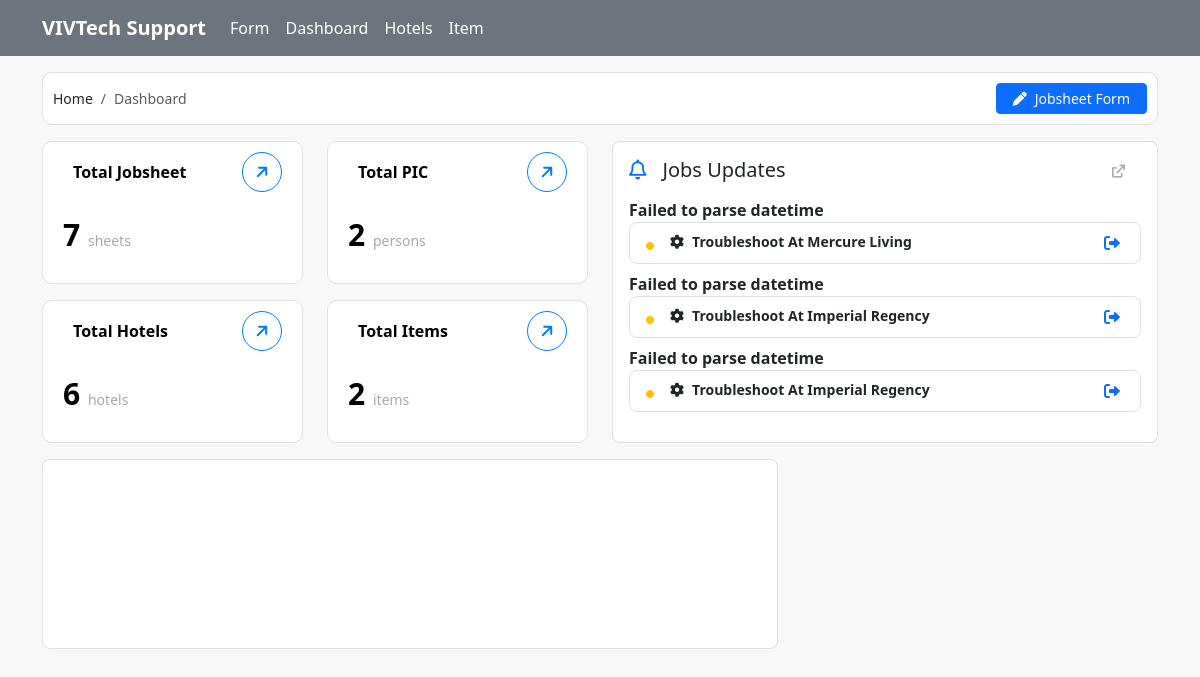
/dashboard.php, run on an earlier commit of the app's database.
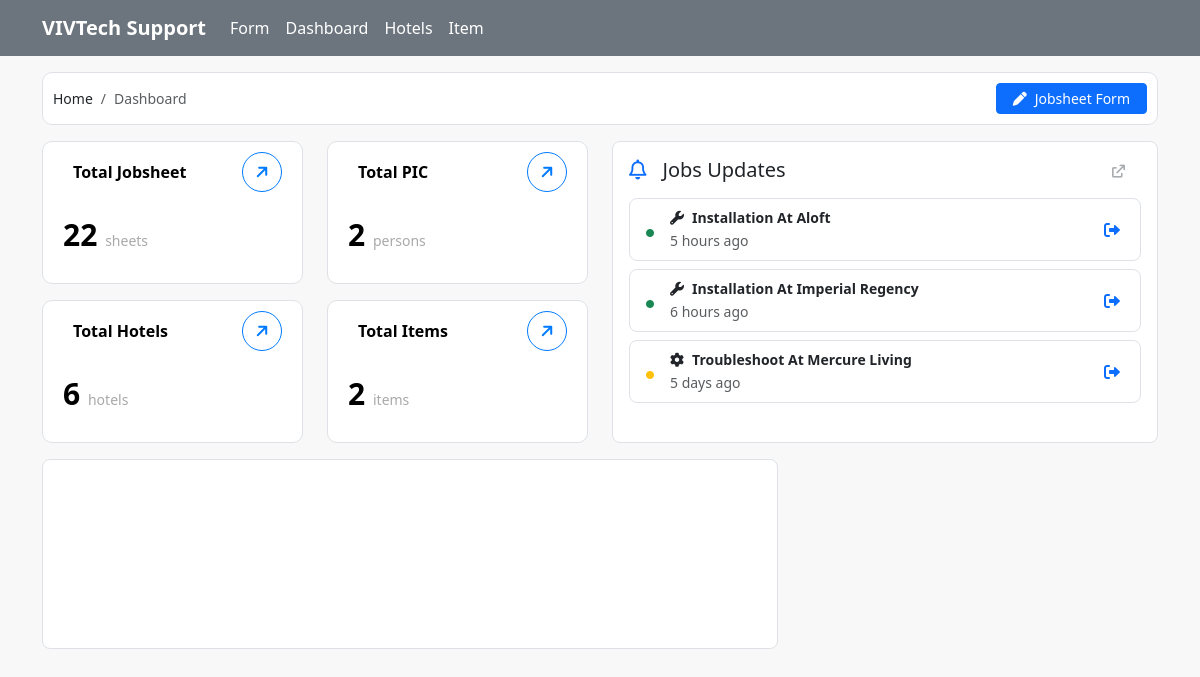
And on a later commit of the database.
### tables this page shows
CREATE TABLE `jobsheet` (
  `id` int(11) NOT NULL,
  `date` date DEFAULT NULL,
  `time` time DEFAULT NULL,
  `description` text DEFAULT NULL,
  `hotel_id` int(11) DEFAULT NULL,
  `person_id` int(11) DEFAULT NULL,
  `task_type` varchar(45) NOT NULL DEFAULT 'troubleshoot'
);

CREATE TABLE `hotel` (
  `id` int(11) NOT NULL,
  `name` varchar(50) NOT NULL,
  `state` varchar(45) NOT NULL
);

### dashboard.php (the view, shortened to what this page needs)
<?php
include 'db.php';
$jobsheetResult = $conn->query("
SELECT
    j.*,
    DATE_FORMAT(j.date, '%d %M %Y') AS date,
    TIME_FORMAT(j.time, '%H:%i %p') AS time,
    h.name AS hotel_name,
    p.picname AS person_name,
    p.email AS person_email,
    GROUP_CONCAT(CONCAT(i.name, ' (x', ji.quantity, ')') SEPARATOR ', ') AS items_used
FROM
    jobsheet j
JOIN
    hotel h ON j.hotel_id = h.id
LEFT JOIN
    hotel_person p ON j.person_id = p.picid
LEFT JOIN
    jobsheet_items ji ON j.id = ji.jobsheet_id
LEFT JOIN
    items i ON ji.item_id = i.id
GROUP BY
    j.id
ORDER BY
    j.date DESC, j.time DESC
LIMIT 3;
");
?>
<!DOCTYPE html>
<html lang="en">
<head>
    <link href="https://cdn.jsdelivr.net/npm/bootstrap@5.3.7/dist/css/bootstrap.min.css" rel="stylesheet"
>
    <link rel="stylesheet" href="https://cdn.datatables.net/2.3.2/css/dataTables.dataTables.css" />
    <link rel="stylesheet" href="https://cdnjs.cloudflare.com/ajax/libs/font-awesome/6.0.0-beta3/css/all.min.css">
    <link rel="stylesheet" href="style.css">
</head>
<body>
    <div class="container">
        <div class="row my-3">
            <div class="col-lg-12">
                <div class="breadcrumb-container d-flex flex-row bg-white justify-content-between align-items-center">
                    <nav aria-label="breadcrumb" class="">
                        <ol class="breadcrumb">
                            <li class="breadcrumb-item"><a class="text-decoration-none text-dark"
                                    href="index.php">Home</a>
                            </li>
                            <li class="breadcrumb-item active" aria-current="page">Dashboard</li>
                        </ol>
                    </nav>
                    <div>
                        <a href="index.php" class="btn btn-sm btn-primary px-3"><i
                                class="fa-solid fa-pen pe-2"></i>Jobsheet
                            Form</a>
                    </div>
                </div>
            </div>
        </div>
        <div class="row">
            <div class="col-lg-6 col-12">
                <div>
                    <div class="row">
                        <div class="col-lg-6 col-12 mb-sm-3 mb-lg-0">
                            <div class="border count-box box">
                                <div class="count-header">
                                    <p class="mb-0 count-title">Total Jobsheet</p>
                                    <div class="link-box ">
                                        <a href="#"><i class="fa-solid fa-arrow-up"></i></a>
                                    </div>
                                </div>
                                <div class="count-body">
                                    <p>
                                        <?php
                                        $stmt = $conn->prepare("SELECT COUNT(*) AS total_jobsheet FROM jobsheet");
                                        $stmt->execute();
                                        $result = $stmt->get_result();
                                        $row = $result->fetch_assoc();
                                        echo $row['total_jobsheet'];
                                        ?>
                                        <span>sheets</span>
                                    </p>
                                </div>
                            </div>
                        </div>
                        <div class="col-lg-6 col-12">
                            <div class="border count-box box">
                                <div class="count-header">
                                    <p class="mb-0 count-title">Total PIC</p>
                                    <div class="link-box ">
                                        <a href="#"><i class="fa-solid fa-arrow-up"></i></a>
                                    </div>
                                </div>
                                <div class="count-body">
                                    <p>
                                        <?php
                                        $stmt = $conn->prepare("SELECT COUNT(*) AS total_pic FROM hotel_person");
                                        $stmt->execute();
                                        $result = $stmt->get_result();
                                        $row = $result->fetch_assoc();
                                        echo $row['total_pic'];
                                        ?>
                                        <span>persons</span>
                                    </p>
                                </div>
                            </div>
                        </div>
                    </div>
                    <div class="row mt-3">
                        <div class="col-lg-6 col-12 mb-sm-3 mb-lg-0 mb-3">
                            <div class="border count-box box">
                                <div class="count-header">
                                    <p class="mb-0 count-title">Total Hotels</p>
                                    <div class="link-box ">
                                        <a href="#"><i class="fa-solid fa-arrow-up"></i></a>
                                    </div>
                                </div>
                                <div class="count-body">
                                    <p>
                                        <?php
                                        $stmt = $conn->prepare("SELECT COUNT(*) AS total_hotel FROM hotel");
                                        $stmt->execute();
                                        $result = $stmt->get_result();
                                        $row = $result->fetch_assoc();
                                        echo $row['total_hotel'];
                                        ?>
                                        <span>hotels</span>
                                    </p>
                                </div>
                            </div>
                        </div>
                        <div class="col-lg-6 col-12">
                            <div class="border count-box box mb-sm-3 mb-lg-0 mb-3">
                                <div class="count-header">
                                    <p class="mb-0 count-title">Total Items</p>
                                    <div class="link-box ">
                                        <a href="#"><i class="fa-solid fa-arrow-up"></i></a>
                                    </div>
                                </div>
                                <div class="count-body">
                                    <p>
                                        <?php
                                        $stmt = $conn->prepare("SELECT COUNT(*) AS total_items FROM items");
                                        $stmt->execute();
                                        $result = $stmt->get_result();
                                        $row = $result->fetch_assoc();
                                        echo $row['total_items'];
                                        ?>
                                        <span>items</span>
                                    </p>
                                </div>
                            </div>
                        </div>
                    </div>
                </div>
            </div>
            <div class="col-lg-6 col-12">
                <div class="border bg-white rounded-3 p-3 h-100 fw-bold">
                    <div class="job-list-header d-flex justify-content-between">
                        <h5 class="mb-3"><i class="fa-regular text-primary fa-bell pe-3"></i>Jobs Updates</h5>
                        <div data-bs-toggle="tooltip" data-bs-placement="top" title="View All">
                            <a target="_blank" href="jobsheet-list.php" class="text-grey px-3">
                                <i class="fa-solid fa-arrow-up-right-from-square" style="font-size: 13px;"></i>
                            </a>
                        </div>
                    </div>
                    <?php while ($row = $jobsheetResult->fetch_assoc()): ?>
                        <?php
                        $datetime1 = new DateTime('now', new DateTimeZone('Asia/Kuala_Lumpur'));
                        $datetimeString = $row['date'] . ' ' . $row['time'];
                        $datetime2 = DateTime::createFromFormat('d F Y h:i A', $datetimeString, new DateTimeZone('Asia/Kuala_Lumpur'));
                        if (!$datetime2) {
                            echo "Failed to parse datetime";
                        } else {
                            $interval = $datetime1->diff($datetime2);
                            if ($interval->d > 0) {
                                $time = $interval->d . ' day' . ($interval->d > 1 ? 's' : '') . ' ago';
                            } else if ($interval->h > 0) {
                                $time = $interval->h . ' hour' . ($interval->h > 1 ? 's' : '') . ' ago';
                            } else if ($interval->i > 0) {
                                $time = $interval->i . ' min ago';
                            } else {
                                $time = 'just now';
                            }
                        }
                        $task_type = $row['task_type'];
                        $dotcolor = ($task_type == "installation") ? "text-success" : (($task_type == "troubleshoot") ? "text-warning" : "text-warning");
                        $icon = ($task_type == "installation") ? "fa-wrench" : (($task_type == "troubleshoot") ? "fa-gear" : "fa-wrench");
                        ?>
                        <div class="job-list-item border position-relative p-2 rounded-3 d-flex flex-row mb-2">
                            <div class="d-flex align-items-center ps-2 pe-3">
                                <div class="job-list-icon">
                                    <i class="fa-solid fa-circle <?php echo $dotcolor; ?>" style="font-size: 8px;"></i>
                                </div>
                            </div>
                            <div>
                                <p class="mb-0 job-list-title text-capitalize"><i
                                        class="fa-solid <?php echo $icon; ?> pe-2"></i><?php echo $task_type; ?> at
                                    <?php echo $row["hotel_name"]; ?>
                                </p>
                                <small id="jobTime" class="text-muted fw-lighter"><?php echo $time; ?></small>
                            </div>
                            <div class="position-absolute top-50 end-0 translate-middle">
                                <a href="generatepdf.php?id=<?= $row['id'] ?>" class="text-primary" target="_blank">
                                    <i class="fa-solid fa-right-from-bracket me-2"></i>
                                </a>
                            </div>
                        </div>
                    <?php endwhile; ?>
                </div>
            </div>
        </div>
        <div class="row my-3">
            <div class="col-lg-8">
                <div class="border bg-white rounded-3 p-3 fw-bold">
                    <canvas id="jobsheetChart" width="100%" height=""></canvas>
                </div>
            </div>
        </div>
    </div>
</body>
</html>

### style.css (style rules this page uses)
.breadcrumb { font-size: 14px; }
html { width: 100vw; }
body { background-color: #F8F8F8; }
nav ol { margin-bottom: 0 !important; }
.breadcrumb-container { background-color: #fff; padding: 10px; border: 1px solid #dee2e6; border-radius: 10px; }
.job-list-item .job-list-title { font-size: 14px !important; }
.text-grey { color: #a9acaf !important; }

### dashboard.php (style rules this page uses)
body { overflow-x: hidden; }
.count-box { background: #fff; transition: all 0.3s ease-in-out; padding: 0px 10px; border-radius: 10px; }
.count-header { padding: 10px; display: flex; justify-content: space-between; align-items: center; }
.count-title { font-size: 16px; font-weight: bold; color: #000; padding: 0px 10px; }
.count-body p { font-size: 30px; font-weight: bold; color: #000; padding: 10px; }
.count-body span { font-size: 14px; font-weight: lighter !important; color: darkgrey; }
.link-box { border: 1px solid #007bff; border-radius: 50%; width: 40px; height: 40px; display: flex; align-items: center; justify-content: center; cursor: pointer; transition: background-color 0.3s ease; }
.link-box i { color: #007bff; transform: rotate(45deg); transition: all 0.3s ease; }

What changed in the data, as far as the page shows it:
removed jobsheet: shows "Failed to parse datetime", task_type "Troubleshoot", hotel.name "Mercure Living"
removed jobsheet: shows "Failed to parse datetime", task_type "Troubleshoot", hotel.name "Imperial Regency"
removed jobsheet: shows "Failed to parse datetime", task_type "Troubleshoot", hotel.name "Imperial Regency"
added jobsheet: task_type "Installation", hotel.name "Aloft", time "5 hours ago"
added jobsheet: task_type "Installation", hotel.name "Imperial Regency", time "6 hours ago"
added jobsheet: task_type "Troubleshoot", hotel.name "Mercure Living", time "5 days ago"
Also different on the page:
$row['total_jobsheet']: "7" → "22"
